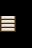

Below is a game level as drawn by its tile map, then a one-line description and the .tmx that defines it (tile-layer data replaced by summaries):
An orthogonal 2x3 tile map with 16x16 px tiles, 2 tile layers (Walkable, Collisions), 2 tilesets and 1 object (teleport on push).

<map version="1.10" tiledversion="1.10.2" orientation="orthogonal" renderorder="right-down" compressionlevel="6" width="2" height="3" tilewidth="16" tileheight="16" infinite="0" nextlayerid="4" nextobjectid="5">
 <tileset firstgid="1" source="../tileset/invisible.tsx" />
 <tileset firstgid="17" source="../tileset/t1.tsx" />
 <layer id="1" name="Walkable" width="2" height="3">
  <data>[6 cells, 0 non-empty, 0 distinct tile ids]</data>
 </layer>
 <layer id="2" name="Collisions" width="2" height="3">
  <data>[6 cells, 1 non-empty, 1 distinct tile ids]</data>
 </layer>
 <objectgroup id="3" name="Moving">
  <object id="4" name="stair-up" type="teleport on push" gid="3" x="0" y="32" width="16" height="16" />
 </objectgroup>
</map>
